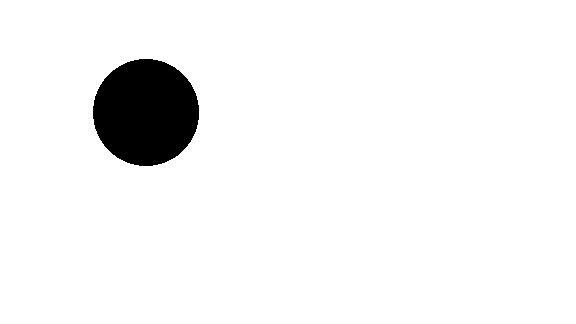
#> input picture motion1.jpg, 576 x 324 px, found by its file name; the run also reads 1 picture not shown here
$ python tracking_distance.py
#> lines starting #> are read from the running program, lines starting #| are printed output that depends on the picture; after the words box and inside, x2 and y2 are one past the last pixel; in counts of white or black regions, pixels touching at a corner belong together
import cv2
import numpy as np
from scipy.spatial import distance

def find_centroids(frame):
    gray = cv2.cvtColor(frame, cv2.COLOR_BGR2GRAY)
    # Use inverted threshold for black objects on white background
    _, binary = cv2.threshold(gray, 0, 255, cv2.THRESH_BINARY_INV + cv2.THRESH_OTSU)
    contours, _ = cv2.findContours(binary, cv2.RETR_EXTERNAL, cv2.CHAIN_APPROX_SIMPLE)
    centroids = []
    for cnt in contours:
        if cv2.contourArea(cnt) > 50:
            M = cv2.moments(cnt)
            if M['m00'] != 0:
                cx = int(M['m10'] / M['m00'])
                cy = int(M['m01'] / M['m00'])
                centroids.append((cx, cy))
    return centroids

def simple_nearest_neighbor_assignment(centroids1, centroids2):
    associations = []
    centroids2_copy = centroids2.copy()
    for c1 in centroids1:
        # Compute distance to all centroids in frame2
        if not centroids2_copy:
            break
        dists = [np.linalg.norm(np.array(c1) - np.array(c2)) for c2 in centroids2_copy]
        min_idx = int(np.argmin(dists))
        c2 = centroids2_copy[min_idx]
        associations.append((c1, c2))
        del centroids2_copy[min_idx]  # Remove to prevent multiple assignment
    return associations

# Load your two frames
img1 = cv2.imread('motion1.jpg')
#> img1 is the input picture: shape (324, 576, 3); min 0, max 255, mean 242.8
img2 = cv2.imread('motion2.jpg')
img2_assoc = img2.copy()

# 1. Detect centroids in both frames
centroids1 = find_centroids(img1)
#> in find_centroids, `_, binary = cv2.threshold(gray, 0, 255, cv2.THRESH_BINARY_INV + cv2.TH..`:
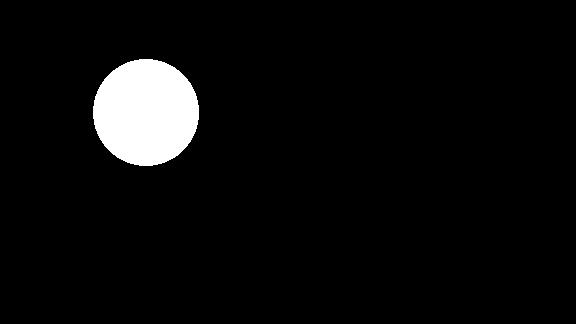
#> binary: shape (324, 576); 4.8% white; 1 white region
#> in find_centroids, `contours, _ = cv2.findContours(binary, cv2.RETR_EXTERNAL, cv2.CHAIN_AP..`: contours = 1 contour; box (x1, y1, x2, y2) and area: (93, 59, 199, 166) 8746
#> the loop in find_centroids, `for cnt in contours:` made 1 pass
#> (cx, cy) on pass 1: (145, 112)
#> after the loop in find_centroids, `for cnt in contours:`: centroids = [(145, 112)]
#> centroids1 = [(145, 112)]
centroids2 = find_centroids(img2)
#> the loop in find_centroids (call 2), `for cnt in contours:` made 1 pass
#> centroids2 = [(145, 112)]

print("Frame 1 centroids:", centroids1)
#| Frame 1 centroids: [(145, 112)]
print("Frame 2 centroids:", centroids2)
#| Frame 2 centroids: [(145, 112)]

# 2. Associate objects using nearest neighbor distance
associations = simple_nearest_neighbor_assignment(centroids1, centroids2)
#> the loop in simple_nearest_neighbor_assignment, `for c1 in centroids1:` made 1 pass
#> (dists, min_idx, c2) on pass 1: ([0], 0, (145, 112))
#> after the loop in simple_nearest_neighbor_assignment, `for c1 in centroids1:`: associations = [((145, 112), (145, 112))]
#> associations = [((145, 112), (145, 112))]

# 3. Visualize: draw all centroids and association lines on img2
for (cx, cy) in centroids1:
    cv2.circle(img2_assoc, (cx, cy), 7, (0, 255, 0), 2)  # Green: previous positions
#> this loop made 1 pass
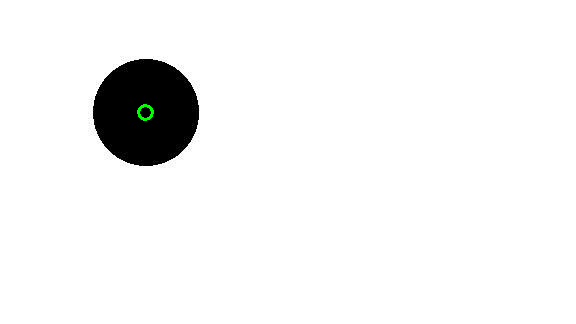
#> img2_assoc: shape (324, 576, 3); 0.07% of pixels changed, all inside (x1, y1, x2, y2) = (137, 104, 154, 121)

for (cx, cy) in centroids2:
    cv2.circle(img2_assoc, (cx, cy), 7, (0, 0, 255), 2)  # Red: current positions
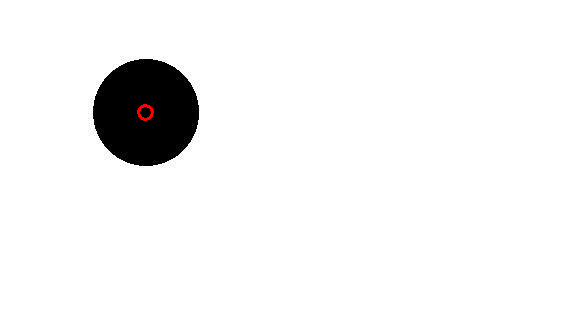
#> img2_assoc: shape (324, 576, 3); 0.07% of pixels changed, all inside (x1, y1, x2, y2) = (137, 104, 154, 121)

for (c1, c2) in associations:
    cv2.line(img2_assoc, c1, c2, (255, 0, 0), 2)  # Blue lines = associations
#> this loop made 1 pass
#> img2_assoc: shape (324, 576, 3); under 0.01% of pixels changed, all inside (x1, y1, x2, y2) = (144, 111, 147, 114)

# Show the images
cv2.imshow('Frame 1', img1)
cv2.imshow('Frame 2 with Associations', img2_assoc)
cv2.waitKey(0)
cv2.destroyAllWindows()
